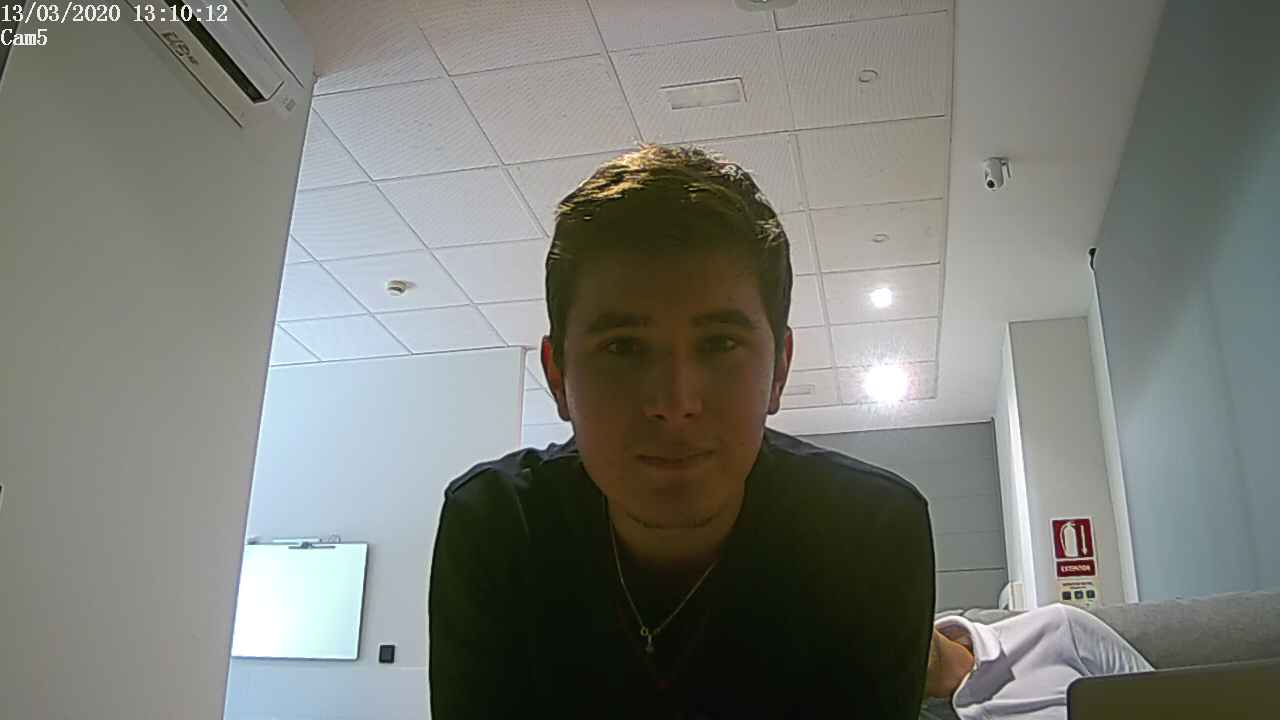
#> input picture training-images/Juan Jose Escarabajal Hinojo/image1.png, 1280 x 720 px; its folder holds only this picture in this run
$ python main_tv.py
#> lines starting #> are read from the running program, lines starting #| are printed output that depends on the picture
### modules/ocv_face_processing.py
"""
Module ocv_face_processing.py.

In this module there are some definitions ir order to detect faces and
to create the necessary structures to make the subsequent face
recognition. Also, there is a Class to create Recognizer instances using
a specified algorithm. For all the face processes OpenCV algorithms
are used.

Also some functions are defined:
    detect_faces(img)
    create_recognition_structures(training_images_path)
"""

__version__ = "1.0"
__author__ = "Manuel Marín Peral"

import os

import cv2
import numpy as np

"""
Definitions (functions)
----------
"""

def detect_faces(img):
    """Detects faces in a given image.

    Parameters
    ----------
    img : Jpeg image data
        Data corresponding to the image where faces are being detected.

    Returns
    -------
    list
        List of cropped and scaled images with the region of the
        detected faces.
    """

    gray = cv2.cvtColor(img, cv2.COLOR_BGR2GRAY)

    # Ecualizacion del histograma (para suavizar los cambios de iluminacion)
    # equ = cv2.equalizeHist(gray)

    # Aplicando filtro bilatreal para realizar un suavizado de la imagen
    #blur = cv2.bilateralFilter(equ,9,75,75)

    # Haar Classifier
    face_cascade = cv2.CascadeClassifier(cv2.data.haarcascades + "haarcascade_frontalface_alt.xml")

    faces_detected = face_cascade.detectMultiScale(gray, scaleFactor=1.2)

    if (len(faces_detected) == 0):
        return None

    faces_info = []

    for face in faces_detected:

        x, y, w, h = face

        cropped_scaled_face = cv2.resize(gray[y:y+h, x:x+w], (200, 200))

        cv2.imshow("Detected face:", cropped_scaled_face)
        cv2.waitKey(300)

        faces_info.append(cropped_scaled_face)

    return faces_info

def create_recognition_structures(training_images_path):
    """Creates the structures necessary to make the subsequent
    face recognition.

    Parameters
    ----------
    training_images_path : string
        Path to the directory where the training images are saved.

    Returns
    -------
    list
        List of cropped and scaled images with the region of the
        detected faces in the training samples.
    list
        List of integers which represents the label of each image
        saved in the first returned list.
    dict
        Dictionary that contains the relation between the labels
        of the second returned list with the names of the people.
    """
#> called with training_images_path = 'training-images'

    faces = []
    labels = []
    subject_names = dict()
    subject_index = 0
    directories = os.listdir(training_images_path)

    for dir_name in directories:

        subject_names[subject_index] = dir_name

        subject_dir_path = training_images_path + "/" + dir_name
        subject_images_names = os.listdir(subject_dir_path)

        for image_name in subject_images_names:

            print("Processing the image: ", image_name)

            image_path = subject_dir_path + "/" + image_name
            image = cv2.imread(image_path)
#> image is the input picture: shape (720, 1280, 3); mean B, G, R 119.6, 125.7, 123.4
            detected_faces = detect_faces(image)
#> in detect_faces, `gray = cv2.cvtColor(img, cv2.COLOR_BGR2GRAY)`:
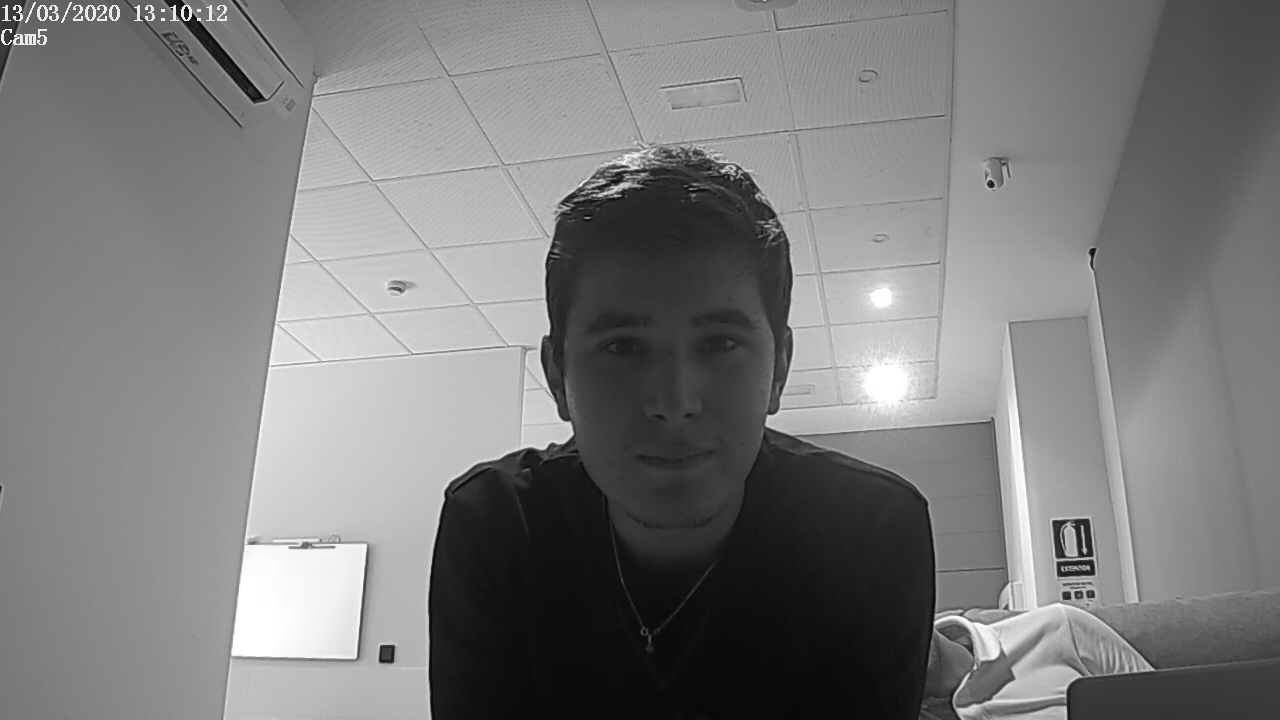
#> gray: shape (720, 1280); min 0, max 255, mean 124.3
#> in detect_faces, `faces_detected = face_cascade.detectMultiScale(gray, scaleFactor=1.2)`: faces_detected = [[554, 246, 257, 257]]
#> the loop in detect_faces, `for face in faces_detected: ` made 1 pass
#> pass 1, in detect_faces, `cropped_scaled_face = cv2.resize(gray[y:y+h, x:x+w], (200, 200))`:
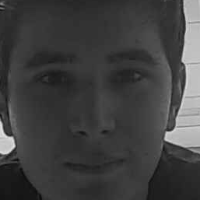
#> cropped_scaled_face: shape (200, 200); min 13, max 228, mean 64.5
#> after the loop in detect_faces, `for face in faces_detected:`: faces_info = 1 item
#> detected_faces = 1 item

            if detected_faces is None:
                continue
            else:
                for face in detected_faces:
                    faces.append(face)
                    labels.append(subject_index)
#> this loop made 1 pass
#> after the loop, faces = 1 item; labels = [0]

        subject_index += 1
#> pass 2 of the loop in create_recognition_structures, `for dir_name in directories:`:
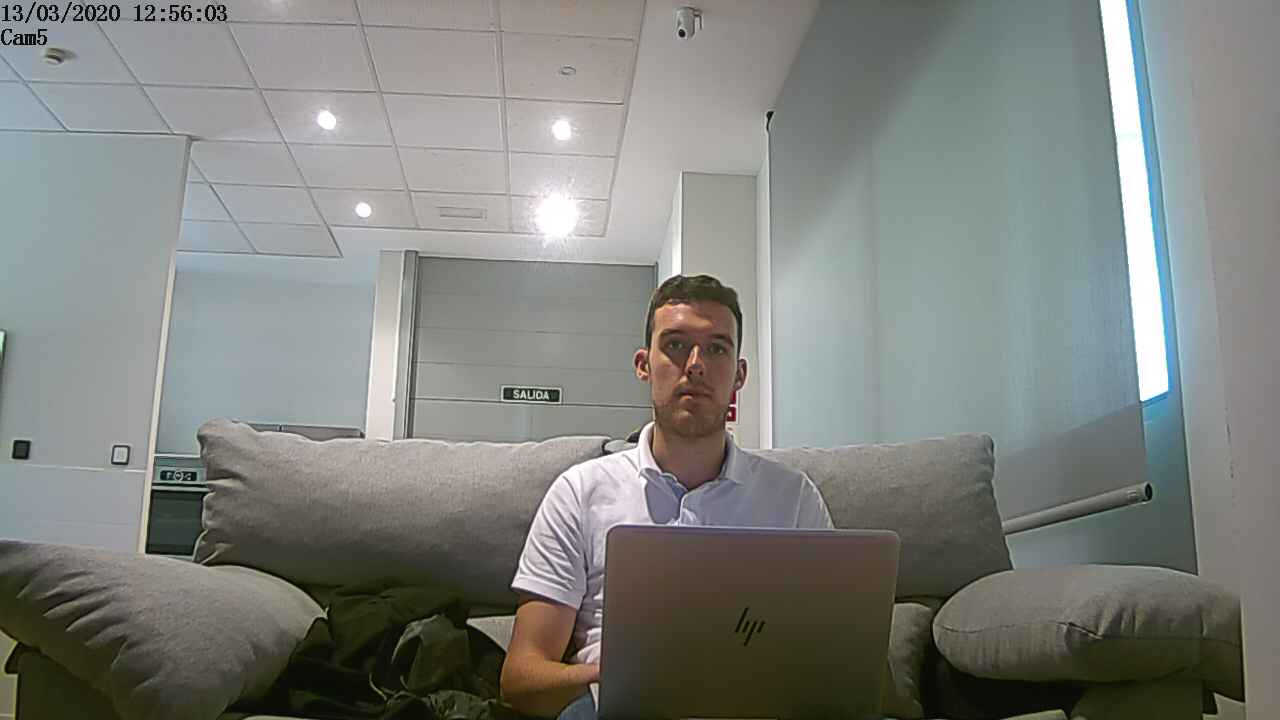
#> input picture training-images/Manuel Marin Peral/image1.png, 1280 x 720 px
#> in create_recognition_structures, image is the input picture: shape (720, 1280, 3); mean B, G, R 125, 129.3, 127.2
#> in detect_faces (call 2), `gray = cv2.cvtColor(img, cv2.COLOR_BGR2GRAY)`:
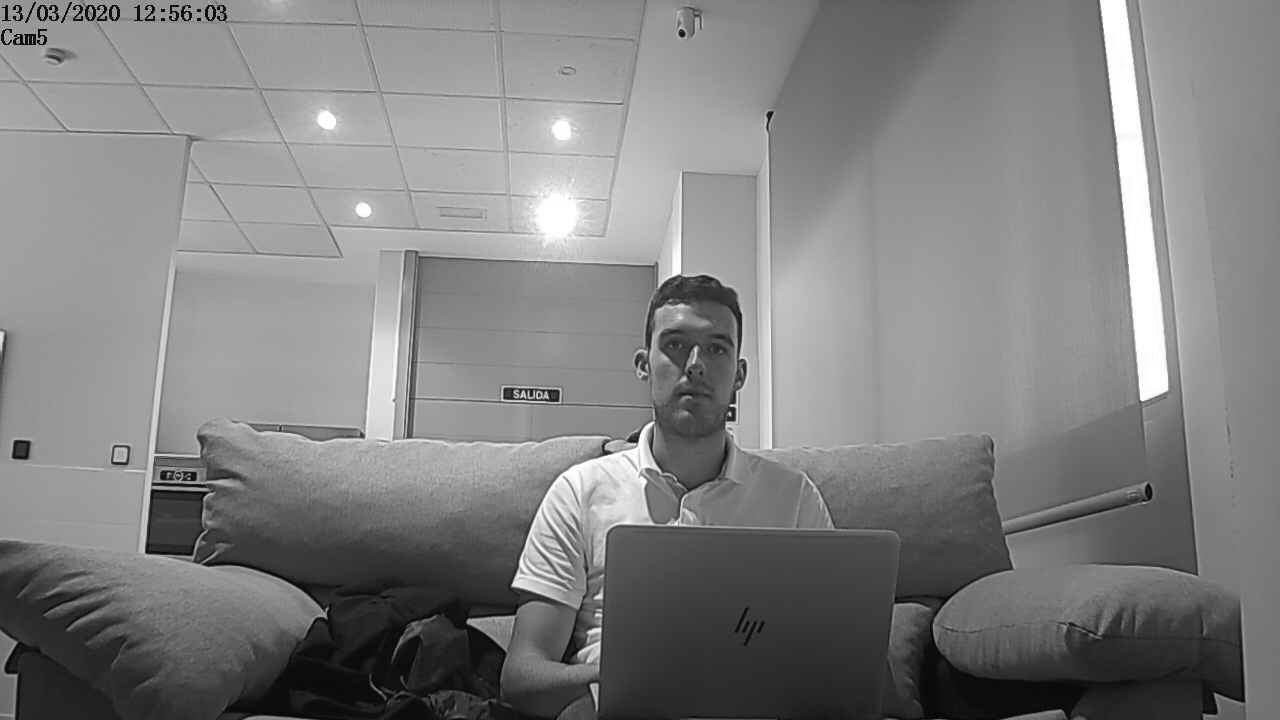
#> gray: shape (720, 1280); min 0, max 255, mean 128.1
#> faces_detected = [[641, 301, 116, 116]]
#> the loop in detect_faces (call 2), `for face in faces_detected: ` made 1 pass
#> pass 1, in detect_faces (call 2), `cropped_scaled_face = cv2.resize(gray[y:y+h, x:x+w], (200, 200))`:
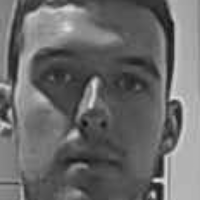
#> cropped_scaled_face: shape (200, 200); min 12, max 229, mean 106.7
#> the loop in create_recognition_structures, `for face in detected_faces:` made 1 pass
#> after the loop in create_recognition_structures, `for face in detected_faces:`: faces = 2 items; labels = [0, 1]

    return faces, labels, subject_names

"""
Classes
----------
"""

class Recognizer:
    """
    A class used to represent a face recognizer.

    Attributes
    ----------
    recognizer : openCV.recognizer
        The openCV face recognizer that is going to be used.
    faces : list
        List of cropped and scaled images with the region of the
        detected faces in the training samples.
    labels : list
        List of integers which represents the label of each image
        saved in the first returned list.
    names : dict
        Dictionary that contains the relation between the labels
        of the second returned list with the names of the people.

    Methods
    -------
    __init__(recognizer, faces, labels, names)
        Initialize an instance of the class.
    predict(img)
        Tries to recognize a person in the given image.
    """

    recognizer = None
    faces=[]
    labels=[]
    names=dict()

    def __init__(self, recognizer, faces, labels, names):
        """
        Parameters
        ----------
        recognizer : string
            The openCV face recognizer that is going to be used.
        faces : list
            List of cropped and scaled images with the region of the
            detected faces in the training samples.
        labels : list
            List of integers which represents the label of each image
            saved in the first returned list.
        names : dict
            Dictionary that contains the relation between the labels
            of the second returned list with the names of the people.
        """

        self.names = names

        if(recognizer == "eigenfaces"):
            self.recognizer = cv2.face.EigenFaceRecognizer_create() #threshold=4000
        elif(recognizer == "fisherfaces"):
            self.recognizer = cv2.face.FisherFaceRecognizer_create() #threshold=3500
        else:
            self.recognizer = cv2.face.LBPHFaceRecognizer_create(radius=1, neighbors=8, grid_x=8, grid_y=8) # threshold=60

        self.recognizer.train(faces, np.array(labels))

    # [35 lines left out: function predict, not called in this run]

### modules/foscam_webcams.py
"""
Module foscam_webcams.py.

In this module there are some definitions ir order to send requests to
the Foscam IP cameras installed on the smart home. With that, the user
will be able to move the cameras, move to a preset point, zoom in,
zoom out and take snaps.
"""

__version__ = "1.0"
__author__ = "Manuel Marín Peral"

import io
import xml.etree.ElementTree as ET

import requests
from PIL import Image

"""
Attributes
----------
Access URLs to the cameras.
Dictionaries with the requests parameters.
"""

url_living_room = "http://192.168.7.225:8894/cgi-bin/CGIProxy.fcgi?"
url_distributor = "http://192.168.7.224:8893/cgi-bin/CGIProxy.fcgi?"
url_kitchen = "http://192.168.7.223:8892/cgi-bin/CGIProxy.fcgi?"
url_bedroom = "http://192.168.7.222:8891/cgi-bin/CGIProxy.fcgi?"
url_home_tests = "http://192.168.1.50:88/cgi-bin/CGIProxy.fcgi?"

params_zoom_in = {
    "usr": "admin",
    "pwd": "AmgCam18*",
    "cmd": "zoomIn"
}

params_zoom_out = {
    "usr": "admin",
    "pwd": "AmgCam18*",
    "cmd": "zoomOut"
}

params_zoom_stop = {
    "usr": "admin",
    "pwd": "AmgCam18*",
    "cmd": "zoomStop"
}

params_movement_stop = {
    "usr": "admin",
    "pwd": "AmgCam18*",
    "cmd": "ptzStopRun"
}

params_move_up = {
    "usr": "admin",
    "pwd": "AmgCam18*",
    "cmd": "ptzMoveUp"
}

params_move_down = {
    "usr": "admin",
    "pwd": "AmgCam18*",
    "cmd": "ptzMoveDown"
}

params_move_left = {
    "usr": "admin",
    "pwd": "AmgCam18*",
    "cmd": "ptzMoveLeft"
}

params_move_right = {
    "usr": "admin",
    "pwd": "AmgCam18*",
    "cmd": "ptzMoveRight"
}

params_move_top_left = {
    "usr": "admin",
    "pwd": "AmgCam18*",
    "cmd": "ptzMoveTopLeft"
}

params_move_top_right = {
    "usr": "admin",
    "pwd": "AmgCam18*",
    "cmd": "ptzMoveTopRight"
}

params_move_bottom_left = {
    "usr": "admin",
    "pwd": "AmgCam18*",
    "cmd": "ptzMoveBottomLeft"
}

params_move_bottom_right = {
    "usr": "admin",
    "pwd": "AmgCam18*",
    "cmd": "ptzMoveBottomRight"
}

params_dev_state = {
    "usr": "admin",
    "pwd": "AmgCam18*",
    "cmd": "getDevState"
}

params_get_config_motion_detect = {
    "usr": "admin",
    "pwd": "AmgCam18*",
    "cmd": "getMotionDetectConfig1"
}

params_take_snap = {
    "usr": "admin",
    "pwd": "AmgCam18*",
    "cmd": "snapPicture2"
}

"""
Definitions (functions)
----------
"""

# [302 lines left out: functions get_motion_detection_alarm, zoom_in, zoom_out, zoom_stop, movement_stop, move_up and 8 more, not called in this run]

def take_capture(camera_url):
    """Takes a capture on the specified camera.

    Parameters
    ----------
    camera_url : string
        URL of the source camera.

    Returns
    -------
    Jpeg image data
        Data corresponding to the capture taken.
    """

    response = requests.get(camera_url, params=params_take_snap)

    return response.content

# [21 lines left out: function take_and_save_capture, not called in this run]

### main_tv.py
"""
Script main_tv.py.

This script controls automatically the TV of the smart home. The app
that is going to be activated depends on the person that is identified.
If nobody is identified, the age of the person detected makes the
diference between activating an app or another. Otherwise, if a large
group of people is detected (3 or more people) a party mode is being
enabled on the TV.

Also a function is defined:
    reset_counters()
"""

__version__ = "1.0"
__author__ = "Manuel Marín Peral"

import argparse
import io
import time

import cv2
import numpy as np
from PIL import Image

import modules.azure_faceapi as AFA
import modules.foscam_webcams as FWC
import modules.ocv_face_processing as OFP
import modules.sony_tv as STV

"""
Parameters
----------
Access URL to the camera.
Access port to the camera.
"""

parser = argparse.ArgumentParser(description="Camera to use.", formatter_class=argparse.ArgumentDefaultsHelpFormatter)
parser.add_argument("-i", "--ip_to_use", help="IP of the camera to use.", type=str, default="192.168.7.226")
parser.add_argument("-p", "--port_to_use", help="Port of the camera to use.", type=str, default="8895")
args = parser.parse_args()

camera_url = "http://" + args.ip_to_use + ":" + args.port_to_use + "/cgi-bin/CGIProxy.fcgi?"

"""
Definitions (functions)
----------
"""

def reset_counters():
    """Resets the counters established for each registered person
    or group of people.

    Returns
    -------
    int
        zero to reset the counter.
    int
        zero to reset the counter.
    int
        zero to reset the counter.
    int
        zero to reset the counter.
    int
        zero to reset the counter.
    int
        zero to reset the counter.
    """

    return 0, 0, 0, 0, 0, 0

"""
Script
----------
"""

print("Starting pre-processing...")

faces, labels, subject_names = OFP.create_recognition_structures("training-images")
#> faces = 2 items; labels = [0, 1]; subject_names = {0: 'Juan Jose Escarabajal Hinojo', 1: 'Manuel Marin Peral'}
recognizer = OFP.Recognizer("eigenfaces", faces, labels, subject_names)
#> in __init__, `self.names = names`: self.names has the same summary as subject_names outside __init__

print("Pre-processing finished!")

print("\nTV control process initiated.")

person1_counter = 0
person2_counter = 0
person1_name = subject_names.get(0)
#> person1_name = 'Juan Jose Escarabajal Hinojo'
person2_name = subject_names.get(1)
#> person2_name = 'Manuel Marin Peral'
range1_counter = 0
range2_counter = 0
range3_counter = 0
range4_counter = 0
counter_limit = 3
refresh_time = 3600
detected_faces = []

while True:
#> (the run stopped early here; a loop or call above may not have finished)
